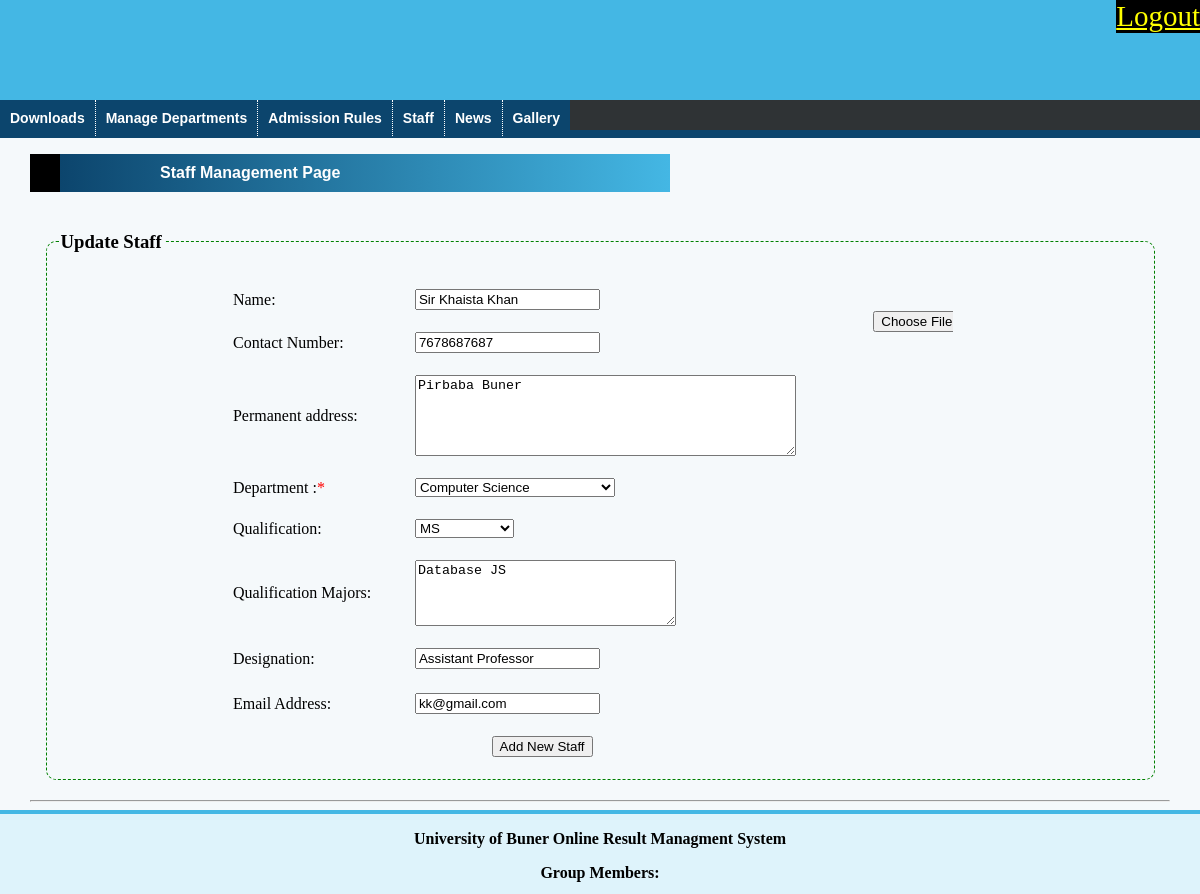
/admin/index.php?page=update_staff&staff_id=1 (signed in), run on the app's committed database.
### tables this page shows
CREATE TABLE `staff` (
  `staff_id` int(30) NOT NULL,
  `name` varchar(30) NOT NULL,
  `img_path` text NOT NULL,
  `contact_no` varchar(30) NOT NULL,
  `paddress` text NOT NULL,
  `depart_id` int(20) NOT NULL,
  `qual_id` int(20) NOT NULL,
  `qual_majors` varchar(100) NOT NULL,
  `designation` varchar(30) NOT NULL,
  `staff_category` varchar(30) NOT NULL,
  `email` varchar(30) NOT NULL,
  `password` text NOT NULL
);

CREATE TABLE `departments` (
  `depart_id` int(20) NOT NULL,
  `depart_name` varchar(30) NOT NULL,
  `description` text NOT NULL
);

CREATE TABLE `qualification` (
  `qual_id` int(30) NOT NULL,
  `Qualification` varchar(30) NOT NULL
);

### admin/update_staff.php (the view, shortened to what this page needs)
<?php
$staff=mysql_query("select * from staff inner join departments on staff.depart_id=departments.depart_id inner join qualification on staff.qual_id=qualification.qual_id where staff.staff_id='".$_GET['staff_id']."'");
$staff_fetch=mysql_fetch_array($staff);
?>
<div id="depart">
	<p class="line">Staff Management Page</p>
	<fieldset class="fieldset">
	<legend><h3>Update Staff</h3></legend>
		<table align=center width=70% cellpadding="10" class="tbl">
		<form method="POST" action="update_staff_process.php" onSubmit="return validate()" enctype="multipart/form-data">
		<tr>
		<td>Name: </td><td><input type="text" name="staff_name" value="<?php echo $staff_fetch['name']; ?>" id="staff_name" class="txt"></td>
		<td rowspan=2><input type="file" name="staff_img" id="staff_img"  style="width:80; border:1;"></td>
		</tr>
		<tr>
		<td>Contact Number: </td><td><input type="text" name="contact_no" value="<?php echo $staff_fetch['contact_no']; ?>" id="contact_no" class="txt"></td>
		</tr>
		<tr>
		<td>Permanent address: </td><td><textarea name="paddress" id="paddress" cols=45 rows=5 class="txt"><?php echo $staff_fetch['paddress']; ?></textarea></td>
		</tr>
		<tr>
		<?php
		if($_REQUEST['dflage']=='dp'){
		}else{
		?>
		<td>Department :<font color=red>*</font></td>
		<td>
		<select name="department" id="department" class="txt" style="width:200px;">
		<option value="<?php echo $staff_fetch['depart_id']; ?>"><?php echo $staff_fetch['depart_name']; ?></option>
		</select>
		</td>
		<?php
		}
		?>
		</tr>
		<tr>
		<td>Qualification: </td>
		<td>
		<select name="qualification" id="qualification" class="txt">
		<option value="<?php echo $staff_fetch['qual_id']; ?>"><?php echo $staff_fetch['Qualification']; ?></option>
		</select>
		</td>
		</tr>
		<tr>
		<td>Qualification Majors: </td><td><textarea name="qual_majors" id="majors" cols=30 rows=4 class="txt"><?php echo $staff_fetch['qual_majors']; ?></textarea></td>
		</tr>
		<tr>
		<td>Designation: </td><td><input type="text" name="designation" value="<?php echo $staff_fetch['designation']; ?>" id="designation" class="txt"></td>
		</tr>
		<tr>
		<tr>
		<td>Email Address: </td><td><input type="text" name="email" id="email" value="<?php echo $staff_fetch['email']; ?>" class="txt"></td>
		</tr>
		<tr>
		<td colspan=2 align=center><input type="submit" value="Add New Staff" class="btn"></td>
		</tr>
		</form>
		</table>
	</fieldset>
<hr>
</div>

### admin/css/layout.css (style rules this page uses)
body { margin:0px; background:#def3fb; }
.line { border-left:30px solid black; padding:10; padding-left:100px; font-family:sans serif,arial; font-weight:bolder; background:linear-gradient(90deg,#0c456d,#44b7e4); width:500px; color:white; }
#depart { margin:0 auto; width:95%; height:auto; }
.fieldset { margin:20px auto; width:95%; border:1px dashed green; border-radius:10px; }

### data on the page
staff: staff_name "Sir Khaista Khan", contact_no "7678687687", paddress "Pirbaba Buner", department "Computer Science", qualification "MS", qual_majors "Database JS", designation "Assistant Professor", email "kk@gmail.com"
